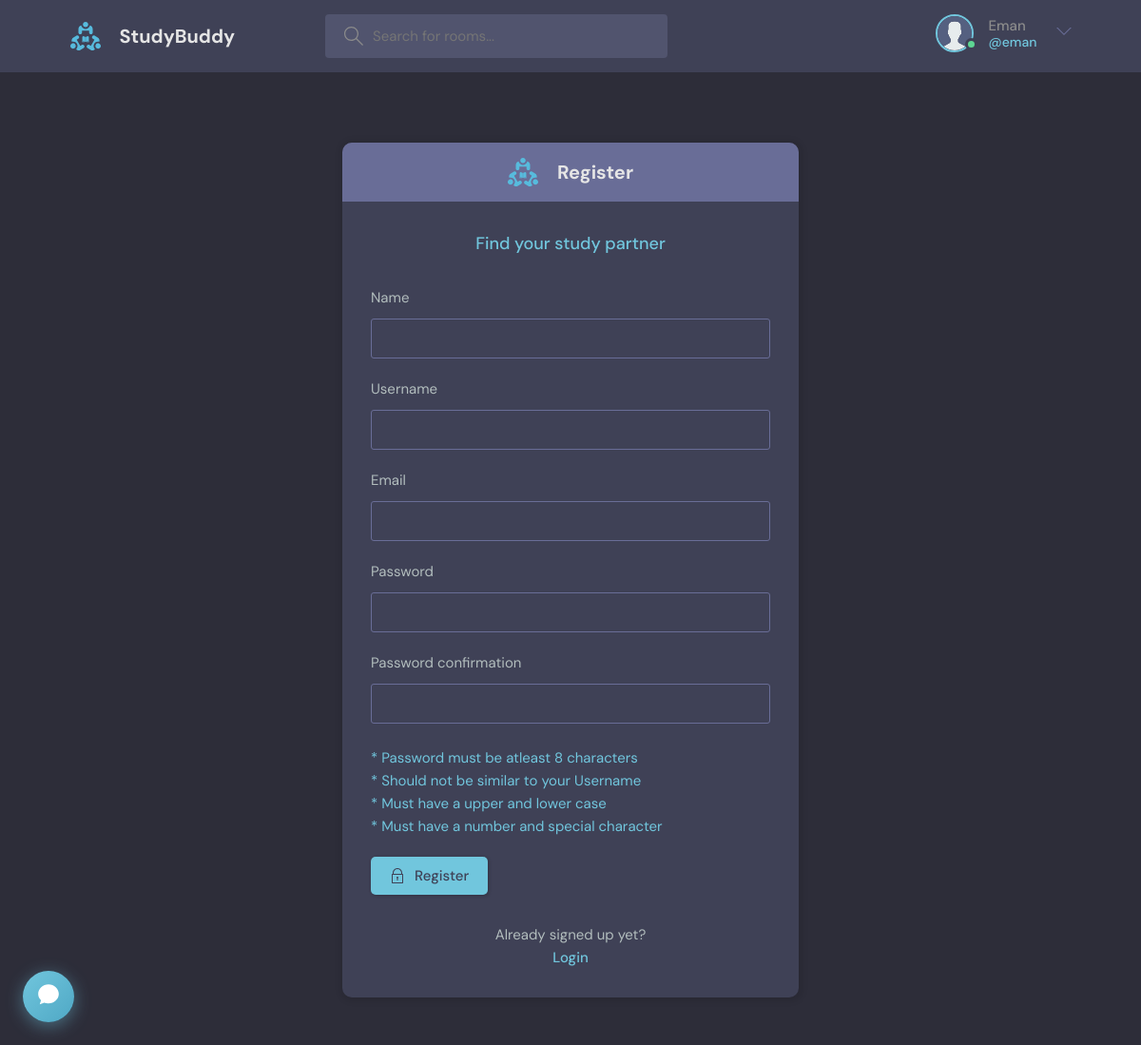
The app's page /register/ (signed in) with its own data.
### mainapp/models.py (models this page shows)
class User(AbstractUser):
    name = models.CharField(max_length=200, null=True)
    email = models.EmailField(unique=True)
    bio = models.TextField(null=True)
    avatar = models.ImageField(null=True, default="avatar.svg")
    USERNAME_FIELD = 'email'
    REQUIRED_FIELDS = []

### mainapp/views.py (the view, shortened to what this page needs)
# urls.py: path('register/', views.registerPage, name="register"),
def registerPage(request):
    form = MyUserCreationForm()
    context = {'form': form}
    return render(request, 'mainapp/login_register.html', context)

### mainapp/forms.py
class MyUserCreationForm(UserCreationForm):
    class Meta:
        model = User
        fields = ['name', 'username', 'email', 'password1', 'password2']

### mainapp/templates/mainapp/login_register.html (shortened to what this page needs)
{%extends 'main.html'%} {%block content%} {%load static%}
<main class="auth layout">
	{% if page == 'login' %}
	<div class="container" style = "align-items: center; justify-content: center;">
		<div class="layout__box">
			<div class="layout__boxHeader">
				<div class="layout__boxTitle">
					<div class="header__logo">
						<img src="{% static 'images/logo.svg' %}" />
						<h1>Login</h1>
					</div>
				</div>
			</div>
			<div class="layout__body">
				<h2 class="auth__tagline">Find your study partner</h2>
				<form class="form" action="" method="POST">
					{% csrf_token %}
					<div class="form__group">
						<label for="room_name">Email</label>
						<input
							id="username"
							name="email"
							type="text"
							placeholder="anymail@gmail.com"
						/>
					</div>
					<div class="form__group">
						<label for="password">Password</label>
						<input
							id="password"
							name="password"
							type="password"
							placeholder="&bull;&bull;&bull;&bull;&bull;&bull;&bull;&bull;"
						/>
					</div>
					<div class="auth__action">
						<a href="{% url 'forget_password' %}" class="btn btn--link">Forgot Password?</a>
					</div>
					<button class="btn btn--main" type="submit">
						<svg
							version="1.1"
							xmlns="http://www.w3.org/2000/svg"
							width="32"
							height="32"
							viewBox="0 0 32 32"
						>
							<title>lock</title>
							<path
								d="M27 12h-1v-2c0-5.514-4.486-10-10-10s-10 4.486-10 10v2h-1c-0.553 0-1 0.447-1 1v18c0 0.553 0.447 1 1 1h22c0.553 0 1-0.447 1-1v-18c0-0.553-0.447-1-1-1zM8 10c0-4.411 3.589-8 8-8s8 3.589 8 8v2h-16v-2zM26 30h-20v-16h20v16z"
							></path>
							<path
								d="M15 21.694v4.306h2v-4.306c0.587-0.348 1-0.961 1-1.694 0-1.105-0.895-2-2-2s-2 0.895-2 2c0 0.732 0.413 1.345 1 1.694z"
							></path>
						</svg>
						Login
					</button>
				</form>
				<div class="auth__action">
					<p>Haven't signed up yet?</p>
					<a href="{% url 'register' %}" class="btn btn--link">Sign Up</a>
				</div>
			</div>
		</div>
	</div>
	{% else %}
	<div class="container" style = "align-items: center; justify-content: center;">
		<div class="layout__box">
			<div class="layout__boxHeader">
				<div class="layout__boxTitle">
					<div class="header__logo">
						<img src="{% static 'images/logo.svg' %}" />
						<h1>Register</h1>
					</div>
				</div>
			</div>
			<div class="layout__body">
				<h2 class="auth__tagline">Find your study partner</h2>
				<form class="form" action="" method="POST">
					{% csrf_token %} {%for field in form%}
					<div class="form__group">
						<label for="room_name">{{field.label}}</label>
						{{field}} {% if field.label == 'Password confirmation' %}
						<br /><br />
						<a>* Password must be atleast 8 characters</a>
						<a>* Should not be similar to your Username</a>
						<a>* Must have a upper and lower case</a>
						<a>* Must have a number and special character</a>
						{%endif%}
					</div>
					{%endfor%}
					<button class="btn btn--main" type="submit">
						Register
					</button>
				</form>
				<div class="auth__action">
					<p>Already signed up yet?</p>
					<a href="{% url 'login' %}" class="btn btn--link">Login</a>
				</div>
			</div>
		</div>
	</div>
	{% endif %}
</main>
{%endblock%}

### templates/navbar.html (shortened to what this page needs)
{% load static %}
{% if request.user.is_authenticated %}
<header class="header header--loggedIn">
	<div class="container">
		<a href="{% url 'home' %}" class="header__logo">
			<img src="{% static 'images/logo.svg' %}" />
			<h1>StudyBuddy</h1>
		</a>
		<form class="header__search" method="GET" action="{% url 'home' %}">
			<label>
				<input name="q" placeholder="Search for rooms..." />
			</label>
		</form>
		<nav class="header__menu">
			<div class="header__user">
				<a href="{% url 'user-profile' user.id %}">
					<div class="avatar avatar--medium active">
						<img src="{{request.user.avatar.url}}" />
					</div>
					<p>
						{{request.user.name}} <span>@{{request.user.username}}</span>
					</p>
				</a>
				<button class="dropdown-button">
					<svg
						version="1.1"
						xmlns="http://www.w3.org/2000/svg"
						width="32"
						height="32"
						viewBox="0 0 32 32"
					>
						<title>chevron-down</title>
						<path d="M16 21l-13-13h-3l16 16 16-16h-3l-13 13z"></path>
					</svg>
				</button>
			</div>
			{% endif %}
		</nav>
	</div>
</header>

### records on screen
User: user.avatar (placeholder picture), user.name "Eman", user.username "eman"

### other values on screen
{{ field.label }} "Name" "Username" "Email" "Password" "Password confirmation"
